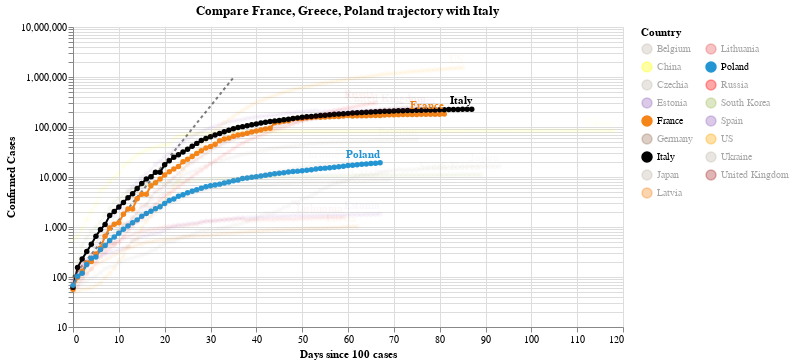

The cell this chart's notebook holds for it:
### Code cell
#hide_input
chart2 = make_since_chart(dff2, ['France', 'Greece', 'Poland'], baseline_countries)
chart2

### Figure 1 — Vega-Lite specification as saved in the notebook (floating-point values rounded to 4 significant figures; data arrays with more than 128 entries replaced by an {"elided": "..."} marker saying what was removed)
{"config": {"view": {"continuousWidth": 400, "continuousHeight": 300}}, "layer": [{"data": {"name": "data-628230001892d6798b50651be41d1b3e"}, "mark": {"type": "line", "color": "black", "opacity": 0.5, "strokeDash": [3, 3]}, "encoding": {"x": {"type": "quantitative", "field": "Days since 100 cases"}, "y": {"type": "quantitative", "field": "Confirmed Cases"}}}, {"data": {"name": "data-93d74d0078b83133ea76f4f7e6157b41"}, "mark": {"type": "line", "point": true}, "encoding": {"color": {"type": "nominal", "field": "Country", "legend": {"columns": 2}, "scale": {"domain": ["Belgium", "China", "Czechia", "Estonia", "France", "Germany", "Italy", "Japan", "Latvia", "Lithuania", "Poland", "Russia", "South Korea", "Spain", "US", "Ukraine", "United Kingdom"], "range": ["#C1B7AD", "yellow", "#C1B7AD", "#9467bd", "#F58518", "#9D755D", "black", "#C1B7AD", "#F58518", "#E45756", "#2495D3", "red", "#A1BA59", "#9467bd", "orange", "#C1B7AD", "brown"]}}, "opacity": {"condition": {"value": 1, "selection": "selector005"}, "value": 0.05}, "tooltip": [{"type": "nominal", "field": "Country"}, {"type": "temporal", "field": "Date"}, {"type": "quantitative", "field": "Confirmed Cases"}, {"type": "quantitative", "field": "Days since 100 cases"}], "x": {"type": "quantitative", "field": "Days since 100 cases"}, "y": {"type": "quantitative", "field": "Confirmed Cases", "scale": {"type": "log"}}}, "selection": {"selector005": {"type": "multi", "fields": ["Country"], "bind": "legend", "init": [{"Country": "France"}, {"Country": "Greece"}, {"Country": "Poland"}, {"Country": "Italy"}]}}, "width": 550}, {"data": {"name": "data-93d74d0078b83133ea76f4f7e6157b41"}, "mark": {"type": "text", "align": "right", "dy": -8, "fontWeight": "bold"}, "encoding": {"color": {"type": "nominal", "field": "Country", "legend": {"columns": 2}, "scale": {"domain": ["Belgium", "China", "Czechia", "Estonia", "France", "Germany", "Italy", "Japan", "Latvia", "Lithuania", "Poland", "Russia", "South Korea", "Spain", "US", "Ukraine", "United Kingdom"], "range": ["#C1B7AD", "yellow", "#C1B7AD", "#9467bd", "#F58518", "#9D755D", "black", "#C1B7AD", "#F58518", "#E45756", "#2495D3", "red", "#A1BA59", "#9467bd", "orange", "#C1B7AD", "brown"]}}, "opacity": {"condition": {"value": 1, "selection": "selector005"}, "value": 0.05}, "text": {"type": "nominal", "field": "Country"}, "tooltip": [{"type": "nominal", "field": "Country"}, {"type": "temporal", "field": "Date"}, {"type": "quantitative", "field": "Confirmed Cases"}, {"type": "quantitative", "field": "Days since 100 cases"}], "x": {"type": "quantitative", "field": "Days since 100 cases"}, "y": {"type": "quantitative", "field": "Confirmed Cases", "scale": {"type": "log"}}}, "transform": [{"filter": "(datum['Date'] >= 1589846400000)"}], "width": 550}], "title": "Compare France, Greece, Poland trajectory with Italy", "$schema": "https://vega.github.io/schema/vega-lite/v4.0.2.json", "datasets": {"data-628230001892d6798b50651be41d1b3e": [{"Days since 100 cases": 0, "Confirmed Cases": 100.0}, {"Days since 100 cases": 1, "Confirmed Cases": 130.0}, {"Days since 100 cases": 2, "Confirmed Cases": 169.0}, {"Days since 100 cases": 3, "Confirmed Cases": 219.7}, {"Days since 100 cases": 4, "Confirmed Cases": 285.6}, {"Days since 100 cases": 5, "Confirmed Cases": 371.3}, {"Days since 100 cases": 6, "Confirmed Cases": 482.7}, {"Days since 100 cases": 7, "Confirmed Cases": 627.5}, {"Days since 100 cases": 8, "Confirmed Cases": 815.7}, {"Days since 100 cases": 9, "Confirmed Cases": 1060.0}, {"Days since 100 cases": 10, "Confirmed Cases": 1379.0}, {"Days since 100 cases": 11, "Confirmed Cases": 1792.0}, {"Days since 100 cases": 12, "Confirmed Cases": 2330.0}, {"Days since 100 cases": 13, "Confirmed Cases": 3029.0}, {"Days since 100 cases": 14, "Confirmed Cases": 3937.0}, {"Days since 100 cases": 15, "Confirmed Cases": 5119.0}, {"Days since 100 cases": 16, "Confirmed Cases": 6654.0}, {"Days since 100 cases": 17, "Confirmed Cases": 8650.0}, {"Days since 100 cases": 18, "Confirmed Cases": 11250.0}, {"Days since 100 cases": 19, "Confirmed Cases": 14620.0}, {"Days since 100 cases": 20, "Confirmed Cases": 19000.0}, {"Days since 100 cases": 21, "Confirmed Cases": 24710.0}, {"Days since 100 cases": 22, "Confirmed Cases": 32120.0}, {"Days since 100 cases": 23, "Confirmed Cases": 41750.0}, {"Days since 100 cases": 24, "Confirmed Cases": 54280.0}, {"Days since 100 cases": 25, "Confirmed Cases": 70560.0}, {"Days since 100 cases": 26, "Confirmed Cases": 91730.0}, {"Days since 100 cases": 27, "Confirmed Cases": 119300.0}, {"Days since 100 cases": 28, "Confirmed Cases": 155000.0}, {"Days since 100 cases": 29, "Confirmed Cases": 201500.0}, {"Days since 100 cases": 30, "Confirmed Cases": 262000.0}, {"Days since 100 cases": 31, "Confirmed Cases": 340600.0}, {"Days since 100 cases": 32, "Confirmed Cases": 442800.0}, {"Days since 100 cases": 33, "Confirmed Cases": 575600.0}, {"Days since 100 cases": 34, "Confirmed Cases": 748300.0}, {"Days since 100 cases": 35, "Confirmed Cases": 972800.0}], "data-93d74d0078b83133ea76f4f7e6157b41": {"elided": "1329 records"}}}
